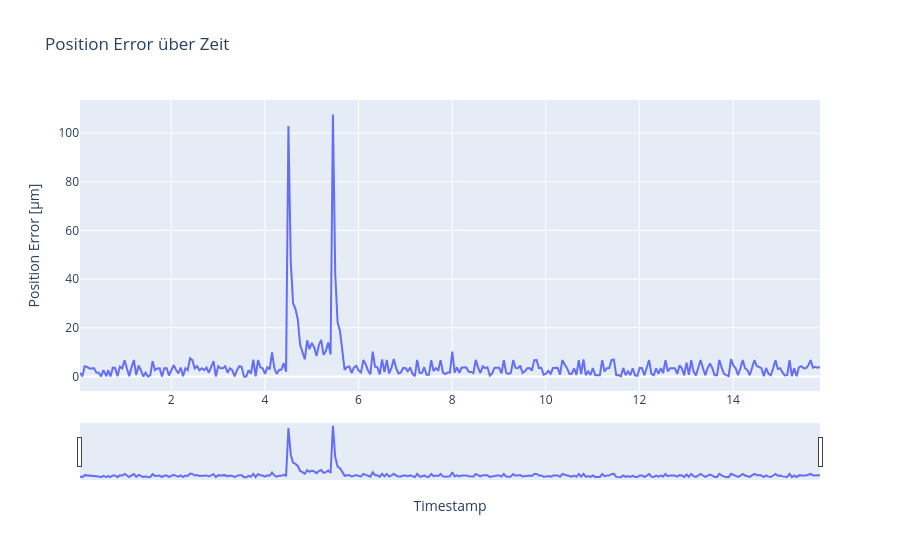

This figure's notebook cell:
### Code cell
act_j, com_j, timestamps = get_arrays()
pos_err, rpy_act, rpy_com = get_errors(act_j, com_j)

# 1) DataFrame anlegen
df = pd.DataFrame({
    'timestamp': timestamps,
    'error_um': pos_err
})

# 2) Interaktiven Linienplot
fig = px.line(
    df,
    x='timestamp',
    y='error_um',
    title="Position Error über Zeit",
    labels={
        'timestamp': 'Timestamp',
        'error_um': 'Position Error [µm]'
    }
)

# 3) Achsen-Datumsformat nach Wunsch
fig.update_xaxes(
    tickformat="%H:%M:%S\n%d-%m-%Y",
    rangeslider_visible=True     # kleiner Slider unten für grobes Zoomen
)

fig.show()

### Figure 1 — Plotly figure (JSON) as saved in the notebook; plotly's stock layout.template omitted (floating-point values rounded to 4 significant figures; data arrays with more than 128 entries replaced by an {"elided": "..."} marker saying what was removed)
{"data": [{"hovertemplate": "Timestamp=%{x}<br>Position Error [µm]=%{y}<extra></extra>", "legendgroup": "", "line": {"color": "#636efa", "dash": "solid"}, "marker": {"symbol": "circle"}, "mode": "lines", "name": "", "orientation": "v", "showlegend": false, "type": "scatter", "x": {"elided": "317 float values"}, "xaxis": "x", "y": {"elided": "317 float values"}, "yaxis": "y"}], "layout": {"legend": {"tracegroupgap": 0}, "title": {"text": "Position Error über Zeit"}, "xaxis": {"anchor": "y", "domain": [0, 1], "rangeslider": {"visible": true}, "tickformat": "%H:%M:%S\n%d-%m-%Y", "title": {"text": "Timestamp"}}, "yaxis": {"anchor": "x", "domain": [0, 1], "title": {"text": "Position Error [µm]"}}}}
